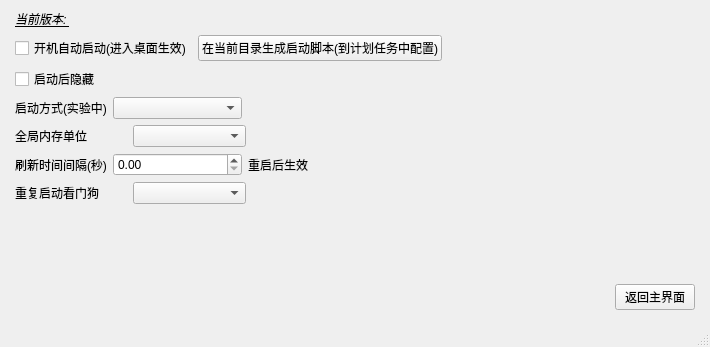
<?xml version="1.0" encoding="UTF-8"?>
<ui version="4.0">
 <class>MainWindow</class>
 <widget class="QMainWindow" name="MainWindow">
  <property name="geometry">
   <rect>
    <x>0</x>
    <y>0</y>
    <width>710</width>
    <height>347</height>
   </rect>
  </property>
  <property name="sizePolicy">
   <sizepolicy hsizetype="Expanding" vsizetype="Expanding">
    <horstretch>0</horstretch>
    <verstretch>0</verstretch>
   </sizepolicy>
  </property>
  <property name="windowTitle">
   <string>MainWindow</string>
  </property>
  <widget class="QWidget" name="centralwidget">
   <property name="sizePolicy">
    <sizepolicy hsizetype="Expanding" vsizetype="Expanding">
     <horstretch>0</horstretch>
     <verstretch>0</verstretch>
    </sizepolicy>
   </property>
   <layout class="QHBoxLayout" name="horizontalLayout_11">
    <property name="leftMargin">
     <number>6</number>
    </property>
    <property name="topMargin">
     <number>0</number>
    </property>
    <property name="rightMargin">
     <number>6</number>
    </property>
    <property name="bottomMargin">
     <number>6</number>
    </property>
    <item>
     <widget class="QStackedWidget" name="stackedWidget">
      <property name="sizePolicy">
       <sizepolicy hsizetype="Expanding" vsizetype="Expanding">
        <horstretch>0</horstretch>
        <verstretch>0</verstretch>
       </sizepolicy>
      </property>
      <property name="currentIndex">
       <number>1</number>
      </property>
      <widget class="QWidget" name="MainPage">
       <property name="sizePolicy">
        <sizepolicy hsizetype="Expanding" vsizetype="Expanding">
         <horstretch>0</horstretch>
         <verstretch>0</verstretch>
        </sizepolicy>
       </property>
       <layout class="QVBoxLayout" name="verticalLayout_2">
        <property name="leftMargin">
         <number>6</number>
        </property>
        <property name="topMargin">
         <number>3</number>
        </property>
        <property name="rightMargin">
         <number>6</number>
        </property>
        <property name="bottomMargin">
         <number>6</number>
        </property>
        <item>
         <layout class="QVBoxLayout" name="verticalLayout">
          <property name="spacing">
           <number>3</number>
          </property>
          <item>
           <widget class="QTableWidget" name="WatchDogList">
            <attribute name="horizontalHeaderCascadingSectionResizes">
             <bool>false</bool>
            </attribute>
            <column>
             <property name="text">
              <string>监听</string>
             </property>
            </column>
            <column>
             <property name="text">
              <string>进程名</string>
             </property>
            </column>
            <column>
             <property name="text">
              <string>pid</string>
             </property>
            </column>
            <column>
             <property name="text">
              <string>程序名</string>
             </property>
            </column>
            <column>
             <property name="text">
              <string>内存</string>
             </property>
            </column>
            <column>
             <property name="text">
              <string>线程</string>
             </property>
            </column>
            <column>
             <property name="text">
              <string>状态</string>
             </property>
            </column>
           </widget>
          </item>
          <item>
           <layout class="QHBoxLayout" name="horizontalLayout" stretch="0,0,0,10,0,1,0,0,1,1,0,1">
            <item>
             <widget class="QLabel" name="CPUusageLabel">
              <property name="text">
               <string>[CPU]: 00.00%</string>
              </property>
             </widget>
            </item>
            <item>
             <widget class="QLabel" name="SystemUsageStateLabel">
              <property name="font">
               <font>
                <italic>false</italic>
                <underline>true</underline>
               </font>
              </property>
              <property name="text">
               <string>|</string>
              </property>
             </widget>
            </item>
            <item>
             <widget class="QLabel" name="MEMusageLabel">
              <property name="text">
               <string>[内存]: 00.00%</string>
              </property>
             </widget>
            </item>
            <item>
             <spacer name="horizontalSpacer">
              <property name="orientation">
               <enum>Qt::Orientation::Horizontal</enum>
              </property>
              <property name="sizeHint" stdset="0">
               <size>
                <width>40</width>
                <height>20</height>
               </size>
              </property>
             </spacer>
            </item>
            <item>
             <spacer name="horizontalSpacer_10">
              <property name="orientation">
               <enum>Qt::Orientation::Horizontal</enum>
              </property>
              <property name="sizeHint" stdset="0">
               <size>
                <width>40</width>
                <height>20</height>
               </size>
              </property>
             </spacer>
            </item>
            <item>
             <widget class="QPushButton" name="UseButton">
              <property name="text">
               <string>启用看门狗</string>
              </property>
             </widget>
            </item>
            <item>
             <widget class="QPushButton" name="RemoveButton">
              <property name="text">
               <string>移除</string>
              </property>
             </widget>
            </item>
            <item>
             <spacer name="horizontalSpacer_9">
              <property name="orientation">
               <enum>Qt::Orientation::Horizontal</enum>
              </property>
              <property name="sizeHint" stdset="0">
               <size>
                <width>40</width>
                <height>20</height>
               </size>
              </property>
             </spacer>
            </item>
            <item>
             <widget class="QPushButton" name="SwitchButton">
              <property name="text">
               <string>启动/停止</string>
              </property>
             </widget>
            </item>
            <item>
             <widget class="QPushButton" name="RestartButton">
              <property name="text">
               <string>重启</string>
              </property>
             </widget>
            </item>
            <item>
             <widget class="QPushButton" name="BrowseButton">
              <property name="text">
               <string>浏览</string>
              </property>
             </widget>
            </item>
            <item>
             <widget class="QPushButton" name="ProcessSetupButton">
              <property name="text">
               <string>设置</string>
              </property>
             </widget>
            </item>
           </layout>
          </item>
         </layout>
        </item>
       </layout>
      </widget>
      <widget class="QWidget" name="FullSetupPage">
       <property name="sizePolicy">
        <sizepolicy hsizetype="Expanding" vsizetype="Expanding">
         <horstretch>0</horstretch>
         <verstretch>0</verstretch>
        </sizepolicy>
       </property>
       <layout class="QVBoxLayout" name="verticalLayout_3">
        <item>
         <layout class="QHBoxLayout" name="horizontalLayout_6" stretch="5,5">
          <item>
           <widget class="QLabel" name="show_version_label">
            <property name="font">
             <font>
              <italic>true</italic>
              <underline>true</underline>
             </font>
            </property>
            <property name="text">
             <string>当前版本: </string>
            </property>
           </widget>
          </item>
          <item>
           <spacer name="horizontalSpacer_6">
            <property name="orientation">
             <enum>Qt::Orientation::Horizontal</enum>
            </property>
            <property name="sizeHint" stdset="0">
             <size>
              <width>40</width>
              <height>20</height>
             </size>
            </property>
           </spacer>
          </item>
         </layout>
        </item>
        <item>
         <layout class="QHBoxLayout" name="horizontalLayout_7">
          <item>
           <widget class="QCheckBox" name="autoStartUpCheckBox">
            <property name="text">
             <string>开机自动启动(进入桌面生效)</string>
            </property>
           </widget>
          </item>
          <item>
           <widget class="QPushButton" name="create_start_script_button">
            <property name="text">
             <string>在当前目录生成启动脚本(到计划任务中配置)</string>
            </property>
           </widget>
          </item>
          <item>
           <spacer name="horizontalSpacer_7">
            <property name="orientation">
             <enum>Qt::Orientation::Horizontal</enum>
            </property>
            <property name="sizeHint" stdset="0">
             <size>
              <width>40</width>
              <height>20</height>
             </size>
            </property>
           </spacer>
          </item>
         </layout>
        </item>
        <item>
         <layout class="QHBoxLayout" name="horizontalLayout_3">
          <item>
           <widget class="QCheckBox" name="FullSetup_HiddenButton">
            <property name="text">
             <string>启动后隐藏</string>
            </property>
           </widget>
          </item>
          <item>
           <spacer name="horizontalSpacer_3">
            <property name="orientation">
             <enum>Qt::Orientation::Horizontal</enum>
            </property>
            <property name="sizeHint" stdset="0">
             <size>
              <width>40</width>
              <height>20</height>
             </size>
            </property>
           </spacer>
          </item>
         </layout>
        </item>
        <item>
         <layout class="QHBoxLayout" name="horizontalLayout_8" stretch="1,2,7">
          <item>
           <widget class="QLabel" name="label_5">
            <property name="text">
             <string>启动方式(实验中)</string>
            </property>
           </widget>
          </item>
          <item>
           <widget class="QComboBox" name="start_way_combobox"/>
          </item>
          <item>
           <spacer name="horizontalSpacer_12">
            <property name="orientation">
             <enum>Qt::Orientation::Horizontal</enum>
            </property>
            <property name="sizeHint" stdset="0">
             <size>
              <width>40</width>
              <height>20</height>
             </size>
            </property>
           </spacer>
          </item>
         </layout>
        </item>
        <item>
         <layout class="QHBoxLayout" name="horizontalLayout_2" stretch="1,1,4">
          <property name="spacing">
           <number>6</number>
          </property>
          <item>
           <widget class="QLabel" name="label">
            <property name="text">
             <string>全局内存单位</string>
            </property>
           </widget>
          </item>
          <item>
           <widget class="QComboBox" name="FullSetupMemComboBox"/>
          </item>
          <item>
           <spacer name="horizontalSpacer_2">
            <property name="orientation">
             <enum>Qt::Orientation::Horizontal</enum>
            </property>
            <property name="sizeHint" stdset="0">
             <size>
              <width>40</width>
              <height>20</height>
             </size>
            </property>
           </spacer>
          </item>
         </layout>
        </item>
        <item>
         <layout class="QHBoxLayout" name="horizontalLayout_5" stretch="2,3,0,9">
          <item>
           <widget class="QLabel" name="label_2">
            <property name="text">
             <string>刷新时间间隔(秒)</string>
            </property>
           </widget>
          </item>
          <item>
           <widget class="QDoubleSpinBox" name="FullSetupFlushSpin"/>
          </item>
          <item>
           <widget class="QLabel" name="label_3">
            <property name="text">
             <string>重启后生效</string>
            </property>
           </widget>
          </item>
          <item>
           <spacer name="horizontalSpacer_5">
            <property name="orientation">
             <enum>Qt::Orientation::Horizontal</enum>
            </property>
            <property name="sizeHint" stdset="0">
             <size>
              <width>40</width>
              <height>20</height>
             </size>
            </property>
           </spacer>
          </item>
         </layout>
        </item>
        <item>
         <layout class="QHBoxLayout" name="horizontalLayout_10" stretch="1,1,4">
          <item>
           <widget class="QLabel" name="label_4">
            <property name="text">
             <string>重复启动看门狗</string>
            </property>
           </widget>
          </item>
          <item>
           <widget class="QComboBox" name="FullSetupReopenComboBox"/>
          </item>
          <item>
           <spacer name="horizontalSpacer_8">
            <property name="orientation">
             <enum>Qt::Orientation::Horizontal</enum>
            </property>
            <property name="sizeHint" stdset="0">
             <size>
              <width>40</width>
              <height>20</height>
             </size>
            </property>
           </spacer>
          </item>
         </layout>
        </item>
        <item>
         <spacer name="verticalSpacer">
          <property name="orientation">
           <enum>Qt::Orientation::Vertical</enum>
          </property>
          <property name="sizeHint" stdset="0">
           <size>
            <width>17</width>
            <height>20</height>
           </size>
          </property>
         </spacer>
        </item>
        <item>
         <layout class="QHBoxLayout" name="horizontalLayout_4">
          <item>
           <spacer name="horizontalSpacer_4">
            <property name="orientation">
             <enum>Qt::Orientation::Horizontal</enum>
            </property>
            <property name="sizeHint" stdset="0">
             <size>
              <width>40</width>
              <height>20</height>
             </size>
            </property>
           </spacer>
          </item>
          <item>
           <widget class="QPushButton" name="FullSetupBackMainButton">
            <property name="text">
             <string>返回主界面</string>
            </property>
           </widget>
          </item>
         </layout>
        </item>
       </layout>
      </widget>
     </widget>
    </item>
   </layout>
  </widget>
  <widget class="QStatusBar" name="statusbar"/>
  <widget class="QMenuBar" name="menubar">
   <property name="geometry">
    <rect>
     <x>0</x>
     <y>0</y>
     <width>710</width>
     <height>22</height>
    </rect>
   </property>
  </widget>
  <action name="actionimay">
   <property name="text">
    <string>imay </string>
   </property>
  </action>
 </widget>
 <resources/>
 <connections/>
</ui>
